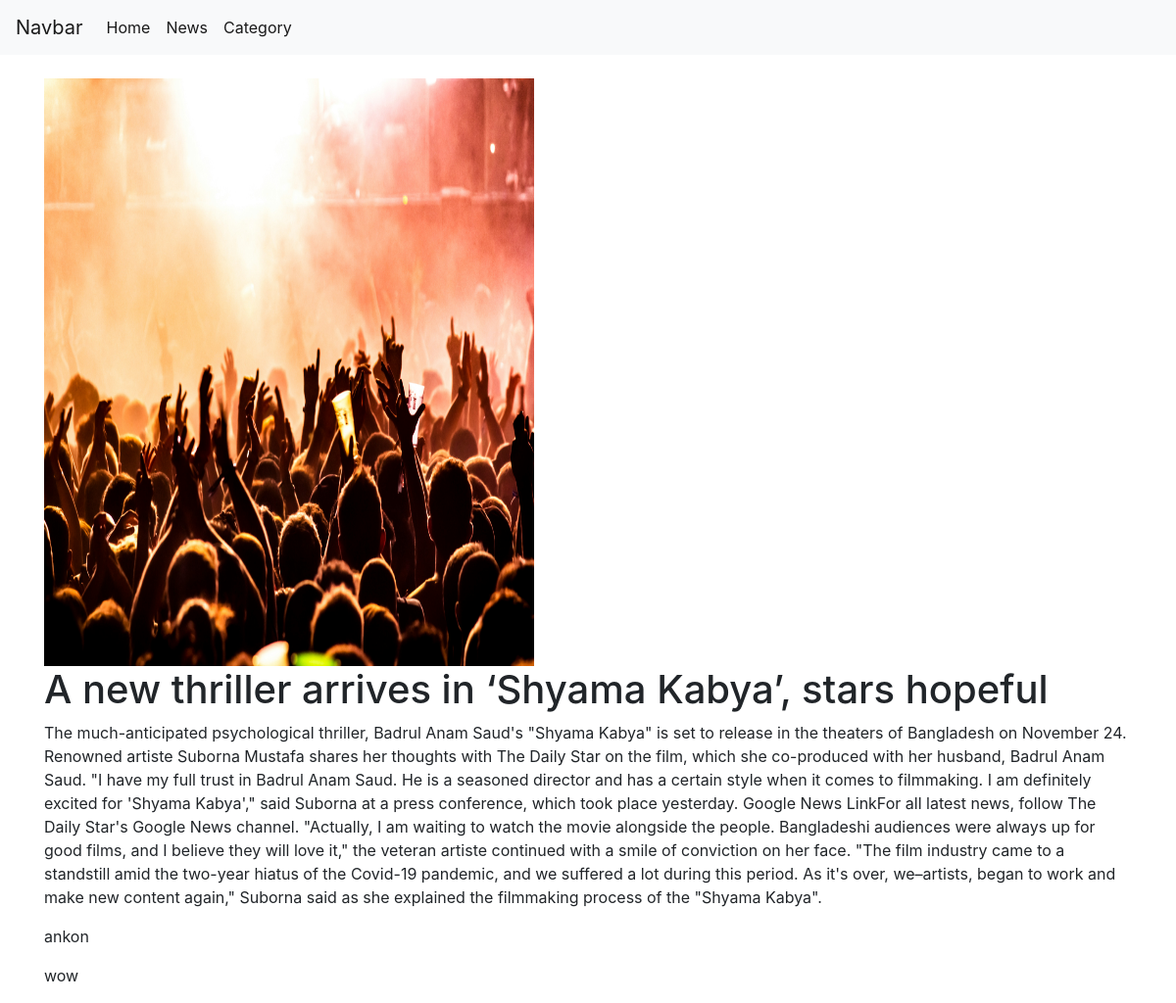
Page /singleview/4 on the committed database.
### news/models.py (models this page shows, shortened)
class News(models.Model):
    title = models.CharField(max_length=500)
    description = models.TextField()
    comment = models.ManyToManyField(Comment,null=True,blank=True)
    category = models.ForeignKey(Category,on_delete=models.CASCADE)
    keyword = models.ManyToManyField(Keyword)
    image = models.ImageField(upload_to="blog_image")

class Comment(models.Model):
    user_name = models.CharField(max_length=20)
    comment = models.TextField(blank=True,null=True)

### news/views.py (the view)
# urls.py: path('singleview/<int:pk>',singleview, name='singleview'),
def singleview(request,pk):
    news = News.objects.get(id = pk)
    context = {
        "news" : news,
    }
    return render(request,'news/singleview.html',context)

### news/templates/news/singleview.html (shortened to what this page needs)
{% extends "base.html" %}
{% load static %}
{% block content %}
<nav class="navbar navbar-expand-lg navbar-light bg-light mb-4">
    <a class="navbar-brand" href="#">Navbar</a>
    <div class="collapse navbar-collapse" id="navbarNav">
        <ul class="navbar-nav">
            <li class="nav-item active">
                <a class="nav-link" href="{% url 'first' %}">Home</span></a>
            </li>
            <li class="nav-item active">
                <a class="nav-link" href="{{navelement.link}}">News</span></a>
            </li>
            <li class="nav-item active">
                <a class="nav-link" href="{{navelement.link}}">Category</span></a>
            </li>
        </ul>
    </div>
</nav>
<div class="container">
     <img src="{{ news.image.url }}" alt="" style="width:500px;height:600px;">
        <h1>{{news.title}}</h1>
        <p>{{news.description}}</p>
        {% for comment in news.comment.all  %}
        <div>
          <p>{{ comment.user_name }}</p>
          <p>{{ comment.comment }}</p>
        </div>
        {% endfor %}
</div>
{% endblock content %}

### rows in the picture
News: image (picture), title "A new thriller arrives in ‘Shyama Kabya’, stars hopeful", description "The much-anticipated psychological thriller, Badrul Anam Saud's \"Shyama Kabya\" is set to release in the theaters of Bangladesh on November 24. Renowned artiste Suborna Mustafa shares her thoughts with The Daily Star on the film, which she co-produced with her husband, Badrul Anam Saud. \"I have my full trust in Badrul Anam Saud. He is a seasoned director and has a certain style when it comes to filmmaking. I am definitely excited for 'Shyama Kabya',\" said Suborna at a press conference, which took place yesterday. Google News LinkFor all latest news, follow The Daily Star's Google News channel. \"Actually, I am waiting to watch the movie alongside the people. Bangladeshi audiences were always…"
Comment: user_name "ankon", comment "wow"
